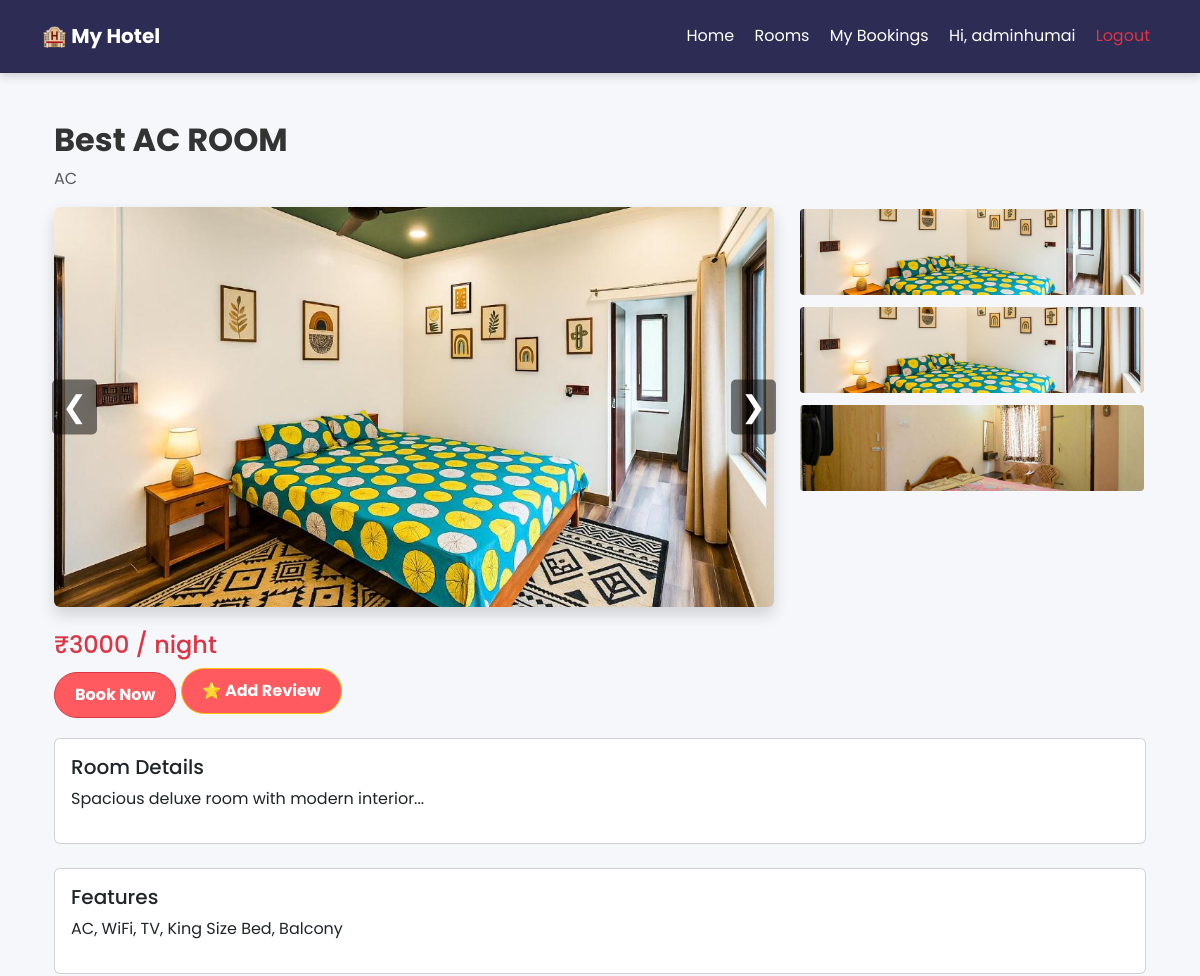
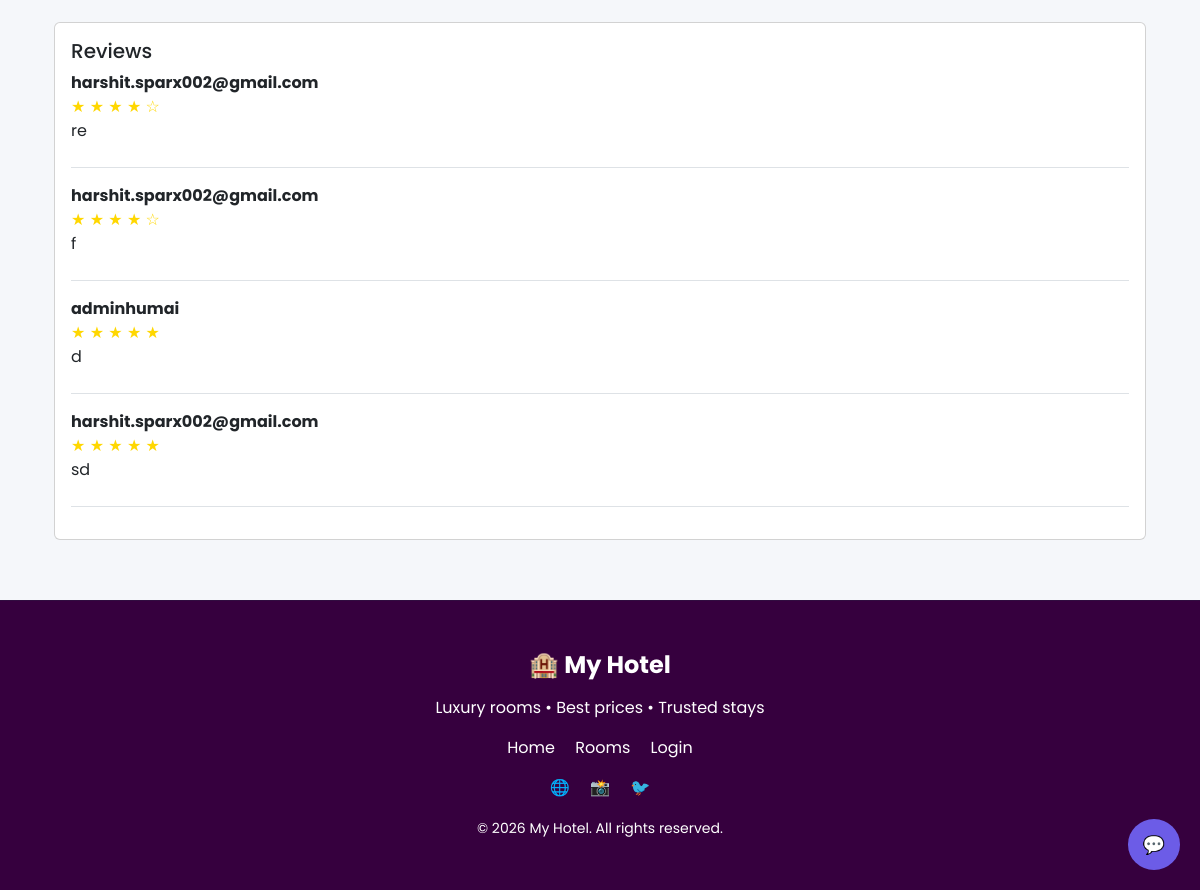
The page /room/4/ (signed in) on the database its author committed (2 pictures, top to bottom).
### hotel_project/booking/models.py (models this page shows, shortened)
class Room(models.Model):
    ROOM_TYPES = (
        ('AC', 'AC'),
        ('NON-AC', 'Non-AC'),
        ('DELUXE', 'Deluxe'),
    )
    name = models.CharField(max_length=100)
    room_type = models.CharField(max_length=20, choices=ROOM_TYPES)
    price = models.IntegerField()
    description = models.TextField(blank=True, null=True)
    features = models.TextField(blank=True, null=True)
    capacity = models.IntegerField(default=2)
    is_available = models.BooleanField(default=True)
    image = models.ImageField(upload_to='rooms/', blank=True, null=True)

class RoomImage(models.Model):
    room = models.ForeignKey(Room, on_delete=models.CASCADE, related_name='images')
    image = models.ImageField(upload_to='rooms/')

class Review(models.Model):
    user = models.ForeignKey(User, on_delete=models.CASCADE)
    room = models.ForeignKey(Room, on_delete=models.CASCADE, related_name='reviews')  # 🔥 FIX
    rating = models.IntegerField()
    comment = models.TextField()

### hotel_project/booking/views.py (the view)
# urls.py: path('room/<int:room_id>/', views.room_detail, name='room_detail'),
def room_detail(request, room_id):
    room = Room.objects.get(id=room_id)
    reviews = room.reviews.all()
    return render(request, 'booking/room_detail.html', {
        'room': room,
        'reviews': reviews
    })

### hotel_project/booking/templates/booking/room_detail.html (shortened to what this page needs)
{% extends 'booking/base.html' %}
{% block content %}
<div class="container mt-5">
    <h2 class="fw-bold">{{ room.name }}</h2>
    <p class="text-muted">{{ room.room_type }}</p>
    <div class="row mb-4">
        <div class="col-md-8 position-relative">
            <img id="main-image"
                 src="{% if room.images.all %}{{ room.images.all.0.image.url }}{% endif %}"
                 class="img-fluid rounded shadow main-img"
                 onclick="openFullscreen()">
            <span class="arrow left" onclick="prevImage()">❮</span>
            <span class="arrow right" onclick="nextImage()">❯</span>
        </div>
        <div class="col-md-4">
            {% for img in room.images.all %}
            <img src="{{ img.image.url }}"
                 onclick="changeImage(this, {{ forloop.counter0 }})"
                 class="img-fluid rounded mb-2 thumb"
                 data-index="{{ forloop.counter0 }}">
            {% endfor %}
        </div>
    </div>
    <h4 class="text-danger">₹{{ room.price }} / night</h4>
    <a href="{% url 'book_room' %}?room_id={{ room.id }}" class="btn btn-danger mb-3">
        Book Now
    </a>
    {% if user.is_authenticated %}
        <a href="{% url 'add_review' room.id %}" class="btn btn-warning mb-4">
            ⭐ Add Review
        </a>
    {% else %}
        <p class="text-muted">Login to add review</p>
    {% endif %}
    <div class="card p-3 mb-4">
        <h5>Room Details</h5>
        <p>{{ room.description }}</p>
    </div>
    <div class="card p-3 mb-4">
        <h5>Features</h5>
        <p>{{ room.features }}</p>
    </div>
    <div class="card p-3">
        <h5>Reviews</h5>
        {% if reviews %}
            {% for review in reviews %}
                <div class="mb-3 border-bottom pb-2">
                    <b>{{ review.user.username }}</b><br>
                    <span style="color:gold;">
                        {% for i in "12345" %}
                            {% if forloop.counter <= review.rating %}
                                ★
                            {% else %}
                                ☆
                            {% endif %}
                        {% endfor %}
                    </span>
                    <p>{{ review.comment }}</p>
                </div>
            {% endfor %}
        {% else %}
            <p>No reviews yet</p>
        {% endif %}
    </div>
</div>
{% endblock %}

### hotel_project/booking/templates/booking/base.html (shortened to what this page needs)
<!DOCTYPE html>
<html>
<head>
    {% load static %}
    <link href="https://cdn.jsdelivr.net/npm/bootstrap@5.3.0/dist/css/bootstrap.min.css" rel="stylesheet">
    {% if '/admin' not in request.path %}
    <link rel="stylesheet" href="{% static 'css/style.css' %}">
    {% endif %}
</head>
<body>
<div class="position-fixed top-0 end-0 p-3" style="z-index: 9999;">
</div>
<nav class="navbar navbar-expand-lg navbar-dark py-3">
  <div class="container">
    <a class="navbar-brand fw-bold" href="/">🏨 My Hotel</a>
    <div class="collapse navbar-collapse" id="navbarNav">
        <div class="ms-auto text-center">
            <a class="nav-link d-block d-lg-inline mx-2 text-white" href="/">Home</a>
            <a class="nav-link d-block d-lg-inline mx-2 text-white" href="/rooms/">Rooms</a>
            {% if user.is_authenticated %}
                <a class="nav-link d-block d-lg-inline mx-2 text-white" href="/my-bookings/">My Bookings</a>
                <span class="text-white d-block d-lg-inline mx-2">Hi, {{ user.username }}</span>
                <a class="nav-link d-block d-lg-inline mx-2 text-danger" href="/logout/">Logout</a>
            {% else %}
                <a class="nav-link d-block d-lg-inline mx-2 text-white" href="/login/">Login</a>
                <a class="nav-link d-block d-lg-inline mx-2 text-white" href="/signup/">Signup</a>
            {% endif %}
        </div>
    </div>
  </div>
</nav>
<div class="container mt-4">
    {% block content %}{% endblock %}
</div>
<div id="chat-toggle" onclick="toggleChat()">💬</div>
</body>
<footer style="background:#36003e; color:#ffffff; padding:50px 0; margin-top:60px; border-top:1px solid rgba(6, 130, 78, 0.1);">
    <div class="container text-center">
        <h4 class="fw-bold mb-3">🏨 My Hotel</h4>
        <p class="text-white">Luxury rooms • Best prices • Trusted stays </p>
        <div class="mb-3">
            <a href="/" class="text-white mx-2 footer-link">Home</a>
            <a href="/rooms/" class="text-white mx-2 footer-link">Rooms</a>
            <a href="/login/" class="text-white mx-2 footer-link">Login</a>
        </div>
        <div class="mb-3">
            <span class="mx-2">🌐</span>
            <span class="mx-2">📸</span>
            <span class="mx-2">🐦</span>
        </div>
        <small class="text-white">
            © 2026 My Hotel. All rights reserved.
        </small>
    </div>
</footer>
</html>

### hotel_project/booking/static/css/style.css (style rules this page uses)
.btn { background: #ff5a5f; color: white; padding: 10px 20px; border-radius: 5px; text-decoration: none; font-weight: bold; }
.navbar { box-shadow: 0 2px 10px rgba(0,0,0,0.2); position: relative; z-index: 10; }
body { margin: 0; }
* { pointer-events: auto; }

### hotel_project/booking/templates/booking/base.html (style rules this page uses)
body { font-family: 'Poppins', sans-serif; background: #f5f7fa; color: #333; }
.navbar { backdrop-filter: blur(10px); background: #2c2c54 !important; border-bottom: 1px solid rgba(0,0,0,0.1); }
.nav-link { transition: 0.3s; }
.container { animation: fadeIn 0.6s ease; }
.btn { border-radius: 25px; transition: 0.3s; }
#chat-toggle { position: fixed; bottom: 20px; right: 20px; background: #6c5ce7; color: white; padding: 12px 15px; border-radius: 50%; cursor: pointer; font-size: 18px; z-index: 9999; }
.footer-link { text-decoration: none; transition: 0.3s; }

### hotel_project/booking/templates/booking/room_detail.html (style rules this page uses)
.main-img { height: 400px; width: 100%; object-fit: cover; cursor: pointer; }
.thumb { height: 90px; object-fit: cover; width: 100%; cursor: pointer; border: 2px solid transparent; transition: 0.3s; }
.arrow { position: absolute; top: 50%; transform: translateY(-50%); font-size: 30px; color: white; background: rgba(0,0,0,0.5); padding: 5px 10px; cursor: pointer; border-radius: 5px; }
.left { left: 10px; }
.right { right: 10px; }

### rows shown on the page
Room: name "Best AC ROOM", room_type "AC", images.all.0.image (picture), price "3000", description "Spacious deluxe room with modern interior...", features "AC, WiFi, TV, King Size Bed, Balcony"
RoomImage: image (picture)
RoomImage: image (picture)
RoomImage: image (picture)
Review: user.username "harshit.sparx002@gmail.com", rating 4 (drawn), comment "re"
Review: user.username "harshit.sparx002@gmail.com", rating 4 (drawn), comment "f"
Review: user.username "adminhumai", rating 5 (drawn), comment "d"
Review: user.username "harshit.sparx002@gmail.com", rating 5 (drawn), comment "sd"

### other values the page prints
{{ user.username }} "adminhumai"
